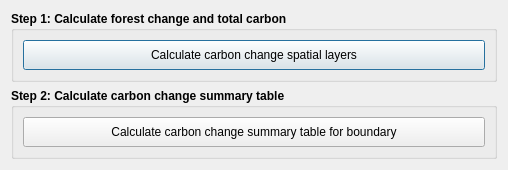
<?xml version="1.0" encoding="UTF-8"?>
<ui version="4.0">
 <class>DlgCalculateTC</class>
 <widget class="QDialog" name="DlgCalculateTC">
  <property name="windowModality">
   <enum>Qt::ApplicationModal</enum>
  </property>
  <property name="geometry">
   <rect>
    <x>0</x>
    <y>0</y>
    <width>508</width>
    <height>150</height>
   </rect>
  </property>
  <property name="sizePolicy">
   <sizepolicy hsizetype="Fixed" vsizetype="Minimum">
    <horstretch>0</horstretch>
    <verstretch>0</verstretch>
   </sizepolicy>
  </property>
  <property name="windowTitle">
   <string>Calculate Carbon Change Indicators</string>
  </property>
  <layout class="QVBoxLayout" name="verticalLayout_2">
   <item>
    <widget class="QGroupBox" name="groupBox">
     <property name="sizePolicy">
      <sizepolicy hsizetype="Preferred" vsizetype="Minimum">
       <horstretch>0</horstretch>
       <verstretch>0</verstretch>
      </sizepolicy>
     </property>
     <property name="font">
      <font>
       <weight>75</weight>
       <bold>true</bold>
      </font>
     </property>
     <property name="title">
      <string>Step 1: Calculate forest change and total carbon</string>
     </property>
     <layout class="QVBoxLayout" name="verticalLayout_3">
      <item>
       <widget class="QPushButton" name="btn_calculate_carbon_change">
        <property name="sizePolicy">
         <sizepolicy hsizetype="Minimum" vsizetype="Minimum">
          <horstretch>0</horstretch>
          <verstretch>0</verstretch>
         </sizepolicy>
        </property>
        <property name="minimumSize">
         <size>
          <width>0</width>
          <height>30</height>
         </size>
        </property>
        <property name="font">
         <font>
          <weight>50</weight>
          <bold>false</bold>
         </font>
        </property>
        <property name="text">
         <string>Calculate carbon change spatial layers</string>
        </property>
       </widget>
      </item>
     </layout>
    </widget>
   </item>
   <item>
    <widget class="QGroupBox" name="groupBox_4">
     <property name="sizePolicy">
      <sizepolicy hsizetype="Preferred" vsizetype="Minimum">
       <horstretch>0</horstretch>
       <verstretch>0</verstretch>
      </sizepolicy>
     </property>
     <property name="font">
      <font>
       <weight>75</weight>
       <bold>true</bold>
      </font>
     </property>
     <property name="title">
      <string>Step 2: Calculate carbon change summary table</string>
     </property>
     <layout class="QVBoxLayout" name="verticalLayout">
      <item>
       <widget class="QPushButton" name="btn_summary_single_polygon">
        <property name="sizePolicy">
         <sizepolicy hsizetype="Minimum" vsizetype="Minimum">
          <horstretch>0</horstretch>
          <verstretch>0</verstretch>
         </sizepolicy>
        </property>
        <property name="minimumSize">
         <size>
          <width>0</width>
          <height>30</height>
         </size>
        </property>
        <property name="font">
         <font>
          <weight>50</weight>
          <bold>false</bold>
         </font>
        </property>
        <property name="text">
         <string>Calculate carbon change summary table for boundary</string>
        </property>
       </widget>
      </item>
     </layout>
    </widget>
   </item>
  </layout>
 </widget>
 <resources/>
 <connections/>
</ui>
